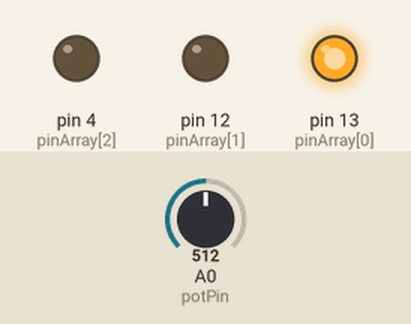
Recording of a sketch running on a simulated Arduino Uno, built with avr-gcc and run on an emulated ATmega328P. Shown: output pins drawn as LEDs (lit = HIGH). Inputs (shaded band) come from the test bench; at power-on: A0 (potPin) = 512.

Above: at 0.1 s.
At 0.6 s:
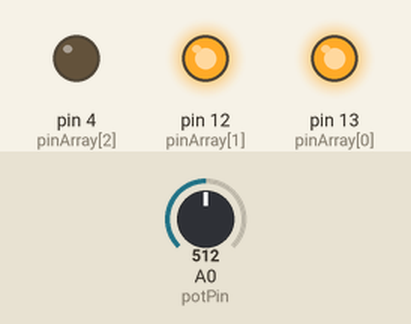
At 1.1 s:
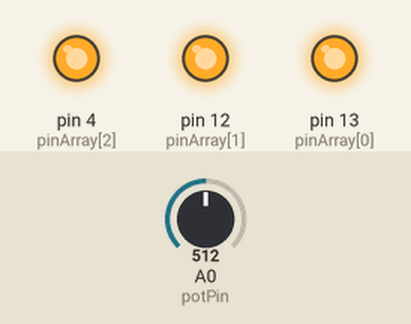
Timing chart, 0 to 2.6 s (numbered marks = the images above):
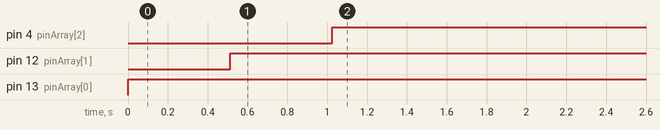

Measured:
- by itself, pin 4 (pinArray[2]): LOW → HIGH at 1.0 s
- by itself, pin 12 (pinArray[1]): LOW → HIGH at 0.51 s
- by itself, pin 13 (pinArray[0]): LOW → HIGH at 0.00 s

The sketch:

wk6-inClass.ino
```cpp
int pinArray[3]={13, 12, 4};
int i = 0;
int timer = 100;
int potPin = A0;
int sensVal = 0;

void setup(){
for (i=0; i<3; i++) {
    pinMode(pinArray[i], OUTPUT);
  }
}

void loop(){
 sensVal = analogRead(potPin);
 for (i=0;i<3;i++) {
   digitalWrite(pinArray[i], HIGH);
   delay(sensVal);
  }
  for (i=3;i<0;i--) {
   digitalWrite(pinArray[i], LOW);
   delay(sensVal);
  }
}
```
